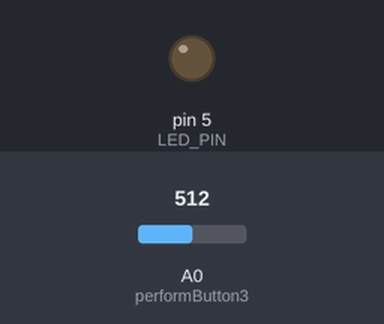
Bench run of a sketch on a simulated Arduino Uno, built with avr-gcc and run on an emulated ATmega328P. Parts: output pins drawn as LEDs (lit = HIGH). The inputs (shaded band) are chosen by the test bench; at power-on: A0 (performButton3) = 512. What the sketch prints to the serial monitor is not drawn.

Above: at 1.2 s.
1.3 s: A0 (performButton3) set to 716
At 2.1 s:
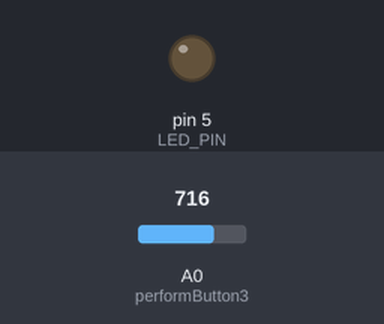
2.8 s: A0 (performButton3) set to 1023
At 3.3 s:
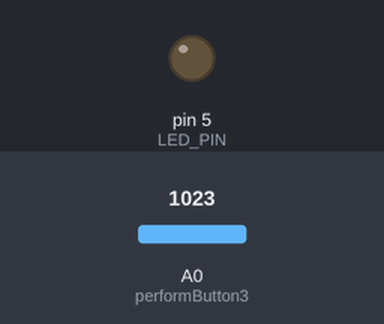
4.3 s: A0 (performButton3) set to 306
At 5.7 s:
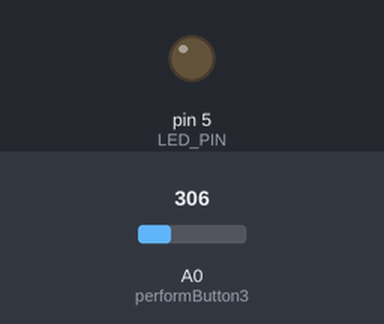
Timing chart, 0 to 7.3 s (numbered marks = the images above; inputs shaded):
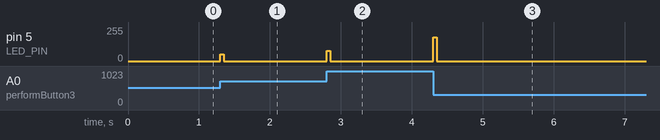

Measured:
- after the input at 1.3 s, pin 5 (LED_PIN): 0/255 → 50/255 at once, → 0/255 0.05 s later
- after the input at 2.8 s, pin 5 (LED_PIN): 0/255 → 76/255 at once, → 0/255 0.05 s later
- after the input at 4.3 s, pin 5 (LED_PIN): 0/255 → 178/255 at once, → 0/255 0.05 s later

The sketch:

LightReact.ino
```cpp
#define LED_PIN     5


void setup() {
  Serial.begin(9600);


  pinMode(LED_PIN, OUTPUT);

}

void loop() {
  performButton3();

}


void performButton3()
{

  unsigned long startMillis= millis();  // Start of sample window
  unsigned int peakToPeak = 0;   // peak-to-peak level

  unsigned int signalMax = 0;
  unsigned int signalMin = 1024;
  unsigned int sample;
   // collect data for 50 mS
   while (millis() - startMillis < 50)
   {
      sample = analogRead(A0);
      if (sample < 1024)  // toss out spurious readings
      {
         if (sample > signalMax)
         {
            signalMax = sample;  // save just the max levels
         }
         else if (sample < signalMin)
         {
            signalMin = sample;  // save just the min levels
         }
      }
   }
   peakToPeak = signalMax - signalMin;  // max - min = peak-peak amplitude
  //if ( peakToPeak  < 70 ) {
  //  peakToPeak = 70;
  //}
  Serial.println(peakToPeak);
  analogWrite( LED_PIN, map(peakToPeak,0,1023,0,255) );
}
```
